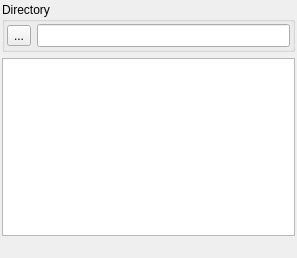
<?xml version="1.0" encoding="UTF-8"?>
<ui version="4.0">
 <class>nMonitor</class>
 <widget class="QMainWindow" name="nMonitor">
  <property name="geometry">
   <rect>
    <x>0</x>
    <y>0</y>
    <width>297</width>
    <height>258</height>
   </rect>
  </property>
  <property name="windowTitle">
   <string>Monitor</string>
  </property>
  <widget class="QWidget" name="centralwidget">
   <layout class="QGridLayout" name="gridLayout_2">
    <property name="margin">
     <number>2</number>
    </property>
    <item row="0" column="0">
     <widget class="QGroupBox" name="groupBox">
      <property name="title">
       <string>Directory</string>
      </property>
      <layout class="QGridLayout" name="gridLayout">
       <property name="margin">
        <number>2</number>
       </property>
       <item row="0" column="0">
        <widget class="QToolButton" name="changeDir">
         <property name="toolTip">
          <string>Change directory</string>
         </property>
         <property name="text">
          <string>...</string>
         </property>
         <property name="icon">
          <iconset>
           <normaloff>:icons//loadPref.png</normaloff>:icons//loadPref.png</iconset>
         </property>
         <property name="iconSize">
          <size>
           <width>20</width>
           <height>20</height>
          </size>
         </property>
        </widget>
       </item>
       <item row="0" column="1">
        <widget class="QLineEdit" name="lineEdit">
         <property name="font">
          <font>
           <pointsize>10</pointsize>
          </font>
         </property>
         <property name="neutrinoSave" stdset="0">
          <bool>true</bool>
         </property>
        </widget>
       </item>
      </layout>
     </widget>
    </item>
    <item row="1" column="0">
     <widget class="QListView" name="listView">
      <property name="font">
       <font>
        <pointsize>10</pointsize>
       </font>
      </property>
      <property name="mouseTracking">
       <bool>true</bool>
      </property>
      <property name="editTriggers">
       <set>QAbstractItemView::AllEditTriggers</set>
      </property>
      <property name="selectionMode">
       <enum>QAbstractItemView::ExtendedSelection</enum>
      </property>
     </widget>
    </item>
   </layout>
  </widget>
  <widget class="QStatusBar" name="statusBar">
   <property name="font">
    <font>
     <pointsize>10</pointsize>
    </font>
   </property>
   <property name="sizeGripEnabled">
    <bool>false</bool>
   </property>
  </widget>
 </widget>
 <resources>
  <include location="../resources/icons/icons.qrc"/>
 </resources>
 <connections/>
</ui>
